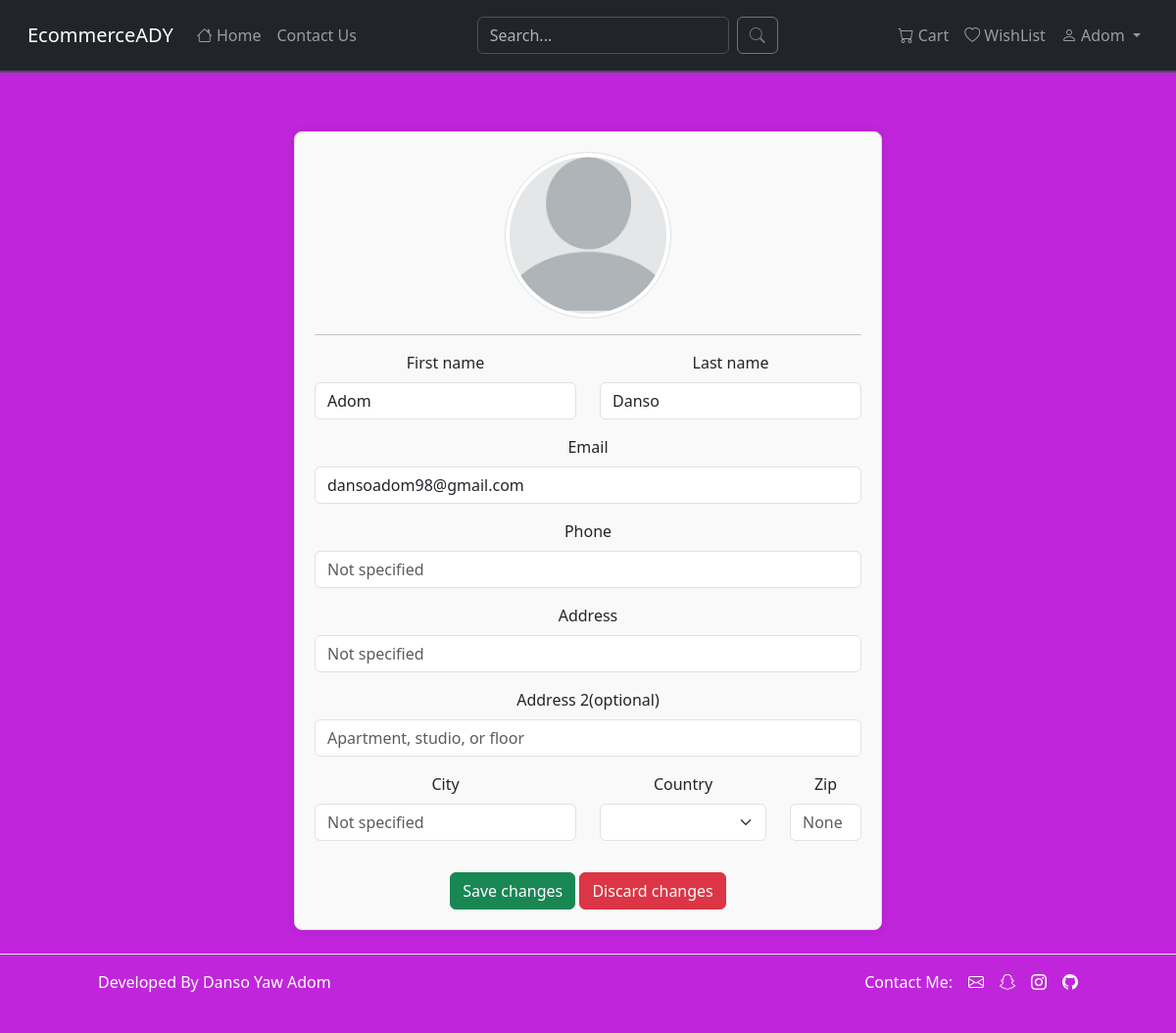
The page /edit-profile (signed in) on the database as committed earlier.
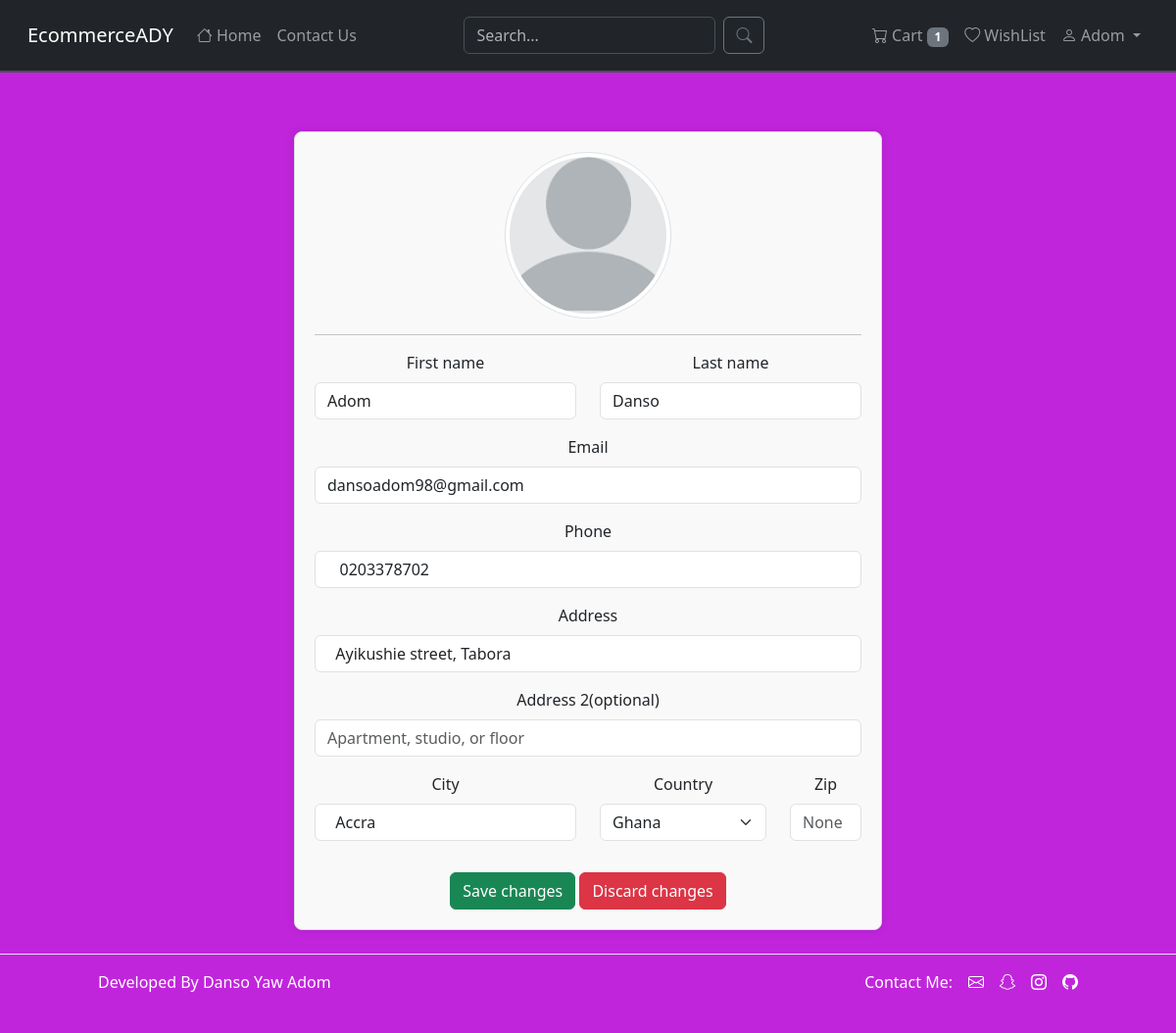
The same page on the database as committed later.
### ecommerce/models.py (models this page shows, shortened)
class User(db.Model, UserMixin):
	id = db.Column(db.Integer, primary_key=True)
	first_name = db.Column(db.String(120), nullable=False)
	last_name = db.Column(db.String(120), nullable=False)
	email = db.Column(db.String(50), unique=True, nullable=False)
	password = db.Column(db.String(120), nullable=False)
	timestamp = db.Column(db.DateTime, default=datetime.utcnow, nullable=False)
	cart = db.relationship('Cart', backref='user', lazy=True)
	wish_list = db.relationship('WishList', backref='user', lazy=True)
	orders = db.relationship('Orders', backref='user', lazy=True)
	role = db.Column(db.String(50), nullable=False, default='normal')
	phone = db.Column(db.String(120), nullable=True)
	address = db.Column(db.String(120), nullable=True)
	address2 = db.Column(db.String(120), nullable=True)
	city = db.Column(db.String(120), nullable=True)
	zip_code = db.Column(db.String(120), nullable=True)
	country = db.Column(db.String(120), nullable=True)

### ecommerce/views.py (the view, shortened to what this page needs)
@views.route('/edit-profile', methods=['GET', 'POST'])
@login_required
def edit_profile():
	form = EditProfile()
	user = db.get_or_404(User, current_user.id)
	return render_template('views/edit_profile.html', form=form)

### ecommerce/forms.py
class EditProfile(FlaskForm):
	fname = StringField('First name', validators=[DataRequired()])
	lname = StringField('Last name', validators=[DataRequired()])
	phone = TelField('Phone', validators=[DataRequired()])
	email = StringField("Email Address", validators=[DataRequired(), Email(message='Please enter a valid email')])
	address = StringField('Address', validators=[Optional()])
	address2 = StringField('Address 2', validators=[Optional()])
	city = StringField('City', validators=[Optional()])
	country = SelectField('Country', choices=[('Ghana'), ('Nigeria'), ('Togo')], validators=[Optional()])
	zipcode = StringField('Zip code', validators=[Optional()])

### ecommerce/views.py (called while the page is built)
@views.app_context_processor
def base():
    cart_no = 0
    if current_user.is_authenticated:
	    cart_items = db.session.execute(db.select(Cart).filter(Cart.user_id == current_user.id)).scalars()
	    cart_no = len(list(cart_items))
    return dict(cart_no=cart_no)

### ecommerce/templates/views/edit_profile.html (shortened to what this page needs)
{% extends 'views/base.html' %}
{% block content %}
<div class="container">
    <form action="{{ url_for('views.edit_profile') }}", method="POST" novalidate>
        <div class="profile-card mt-5">
            <div class="container-fluid d-flex justify-content-around">
                <div class="profile-image-container positon-relative">
                    <img src="{{ url_for('static', filename='images/no-image.png') }}" class="img-fluid img-thumbnail profile-image" alt="Profile Picture">
                </div>
            </div>
            <hr>
            <div class="row">
              <div class="col-md-6 mb-3">
                <label for="fname" class="form-label">First name</label>
                <input type="text" name="fname" class="form-control" id="fname" value="{{current_user.first_name}}">
              </div>
              <div class="col-md-6 mb-3">
                <label for="lname" class="form-label">Last name</label>
                <input type="text" name="lname" class="form-control" id="lname" value="{{current_user.last_name}}">
              </div>
              <div class="col-12 mb-3">
                <label for="email" class="form-label">Email</label>
                <input type="email" name="email" class="form-control" id="email" value="{{current_user.email}}">
              </div>
              <div class="col-md-12 mb-3">
                <label for="phone" class="form-label">Phone</label>
                <input type="tel" name="phone" class="form-control" id="phone" value="{% if current_user.phone %} {{current_user.phone}} {% endif %}" placeholder="Not specified">
              </div>
              <div class="col-12 mb-3">
                <label for="address" class="form-label">Address</label>
                <input type="text" name="address" class="form-control" id="address" value="{% if current_user.address %} {{current_user.address}} {% endif %}" placeholder="Not specified">
              </div>
              <div class="col-12 mb-3">
                <label for="address2" class="form-label">Address 2<span>(optional)</span></label>
                <input type="text" name="address2" class="form-control" id="address2" value="{% if current_user.address2 %} {{current_user.address2}} {% endif %}" placeholder="Apartment, studio, or floor">
              </div>
              <div class="col-md-6 mb-3">
                <label for="city" class="form-label">City</label>
                <input type="text" name="city" class="form-control" id="city" value="{% if current_user.city %} {{current_user.city}} {% endif %}" placeholder="Not specified">
              </div>
              <div class="col-md-4 mb-3">
                <label for="country" class="form-label">Country</label>
                <select id="country" name="country" class="form-select">
                    <option selected></option>
                    <option value="Ghana" {% if current_user.country == 'Ghana' %} selected {% endif %}>Ghana</option>
                </select>
              </div>
              <div class="col-md-2 mb-3">
                <label for="zipcode" class="form-label">Zip</label>
                <input type="text" class="form-control" name="zipcode" id="zipcode" placeholder="{{current_user.zip_code}}">
              </div>
            </div>
            <div class="mt-3">
                <button type="submit" class="btn btn-success">Save changes</button>
                <a href="{{ url_for('views.profile') }}" class="btn btn-danger">
                    Discard changes
                </a>
            </div>
        </div>
    </form>
</div>
{% endblock content %}

### ecommerce/templates/views/_navbar.html (shortened to what this page needs)
<div class="navbar navbar-expand-md navbar-dark bg-dark fixed-top p-3 border-bottom border-2">
  <div class="container-fluid">
    <a class="navbar-brand" href="#">EcommerceADY</a>
    <div class="collapse navbar-collapse" id="navbarSupportedContent">
      <ul class="navbar-nav me-auto mb-2 mb-lg-0">
        <li class="nav-item">
          <a class="nav-link" href="{{ url_for('views.home') }}">
            <i class="bi bi-house"></i> Home
          </a>
        </li>
        <li class="nav-item">
          <a class="nav-link" href="#">
            Contact Us
          </a>
        </li>
      </ul>
      <form class="d-flex">
        <input class="form-control me-2" type="search" name="search" placeholder="Search..." aria-label="Search">
        <button class="btn btn-outline-secondary" type="submit">
          <i class="bi bi-search"></i>
        </button>
      </form>
      <ul class="navbar-nav ms-auto mb-2 mb-lg-0">
        {% if current_user.is_authenticated %}
        <li class="nav-item">
          <a class="nav-link" href="{{ url_for('views.cart') }}">
            <i class="bi bi-cart"></i> Cart
            {% if cart_no > 0 %}
            <span class="badge bg-secondary">{{ cart_no }}</span>
            {% endif %}
          </a>
        </li>
        <li class="nav-item">
          <a class="nav-link" href="{{ url_for('views.wishlist') }}">
            <i class="bi bi-heart"></i> WishList
          </a>
        </li>
        <li class="nav-item dropdown">
          <a class="nav-link dropdown-toggle" href="#" id="navbarDropdown" role="button" data-bs-toggle="dropdown" aria-expanded="false">
            <i class="bi bi-person"></i> {{current_user.first_name}}
          </a>
        </li>
        {% endif %}
      </ul>
    </div>
  </div>
</div>

Rows that differ between the two databases and show on the page:
changed User "Adom": phone (not shown) → "0203378702"; address (not shown) → "Ayikushie street, Tabora"; city (not shown) → "Accra"; country (not shown) → "Ghana"
Other text that changed with them:
{{ cart_no }}: (not shown) → "1"
